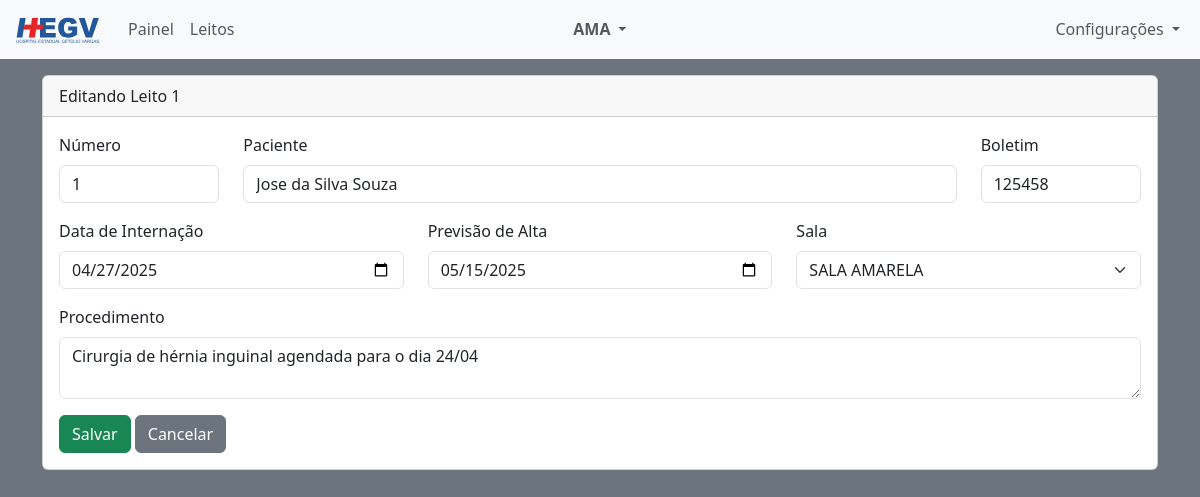
Before: /leito/AMA/1/editar/ (signed in) with the older database file.
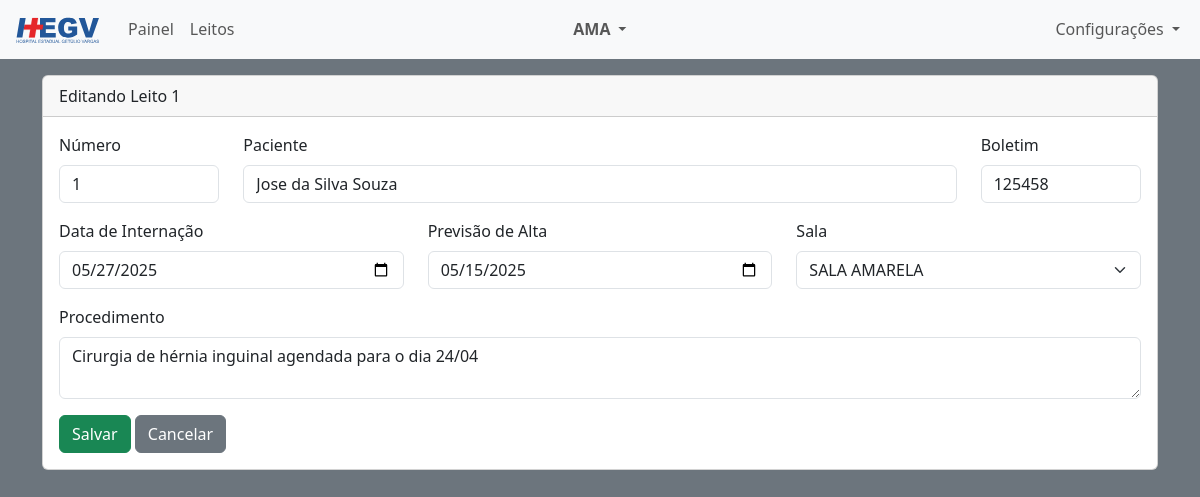
After: the same page with the newer database file.
### app_painel_hegv/models.py (models this page shows)
class Leito(models.Model):
    SALAS = [
        ('AMA', 'SALA AMARELA'),
        ('MIS', 'SALA VERDE MISTA'),
        ('CIR', 'CLINICA CIRÚRGICA'),
    ]
    numero = models.IntegerField(validators=[MaxValueValidator(999999)],unique=True)
    paciente = models.CharField(max_length=255, null=True)
    boletim = models.IntegerField(validators=[MaxValueValidator(999999)], unique=True, null=True)
    internacao = models.DateTimeField(null=True)
    alta = models.DateTimeField(null=True)
    sala = models.CharField(max_length=3, choices=SALAS)
    procedimento = models.TextField(blank=True, null=True)

### app_painel_hegv/views.py (the view)
# urls.py: path('leito/<str:sala_nome>/<int:id>/editar/', views.editar_leito_page, name='editar_leito_page'),
@login_required(login_url='/login/')
def editar_leito_page(request, id, sala_nome=None):
    leito = get_object_or_404(Leito, id=id)
    salas = Leito.SALAS
    context = {
        'salas': salas,
        'sala_nome': sala_nome,
        'leito': leito
    }
    return render(request, 'leito-edit.html', context)

### app_painel_hegv/templates/leito-edit.html (shortened to what this page needs)
{% extends 'base-leitos.html' %}
{% block content %}
{% load static %}
<div class="container">
    <div class="card mt-3">
      <div class="card-header">
        Editando Leito {{ leito.numero }}
      </div>
      <div class="card-body">
  <form method="post" action="/api/update_leito/{{sala_nome}}/{{ leito.id }}/">
    <div class="row">
      <div class="col-2 mb-3">
        <label for="numero" class="form-label">Número</label>
        <input type="text" name="numero" class="form-control" value="{{ leito.numero }}">
      </div>
      <div class="col mb-3">
        <label for="paciente" class="form-label">Paciente</label>
        <input type="text" name="paciente" class="form-control" value="{{ leito.paciente }}">
      </div>
      <div class="col-2 mb-3">
        <label for="boletim" class="form-label">Boletim</label>
        <input type="text" name="boletim" class="form-control" value="{{ leito.boletim }}">
      </div>
    </div>
    <div class="row">
      <div class="col mb-3">
        <label for="internacao" class="form-label">Data de Internação</label>
        <input type="date" name="internacao" class="form-control" value="{{ leito.internacao|date:'Y-m-d' }}">
      </div>
      <div class="col mb-3">
        <label for="alta" class="form-label">Previsão de Alta</label>
        <input type="date" name="alta" class="form-control" value="{{ leito.alta|date:'Y-m-d' }}">
      </div>
      <div class="col mb-3">
        <label for="sala" class="form-label">Sala</label>
        <select name="sala" class="form-select">
          {% for sigla, nome in leito.SALAS %}
            <option value="{{ sigla }}" {% if leito.sala == sigla %}selected{% endif %}>{{ nome }}</option>
          {% endfor %}
        </select>
      </div>
    </div>
    <div class="mb-3">
      <label for="procedimento" class="form-label">Procedimento</label>
      <textarea name="procedimento" class="form-control">{{ leito.procedimento }}</textarea>
    </div>
    <button type="submit" class="btn btn-success">Salvar</button>
    <a href="/painel/" class="btn btn-secondary">Cancelar</a>
  </form>
      </div>
    </div>
  </div>
{% endblock %}

### app_painel_hegv/templates/base-leitos.html (shortened to what this page needs)
{% load static %}
<!doctype html>
<html lang="pt-BR">
  <head>
    <link href="https://cdn.jsdelivr.net/npm/bootstrap@5.3.5/dist/css/bootstrap.min.css" rel="stylesheet">
  </head>
  <body class="bg-secondary">
    <nav class="navbar navbar-expand-lg text-bg-light" data-bs-theme="light">
      <div class="container-fluid">
        <a class="navbar-brand" href="/">
        </a>
        <div class="collapse navbar-collapse" id="navbarSupportedContent">
          <ul class="navbar-nav me-auto mb-2 mb-lg-0">
            <li class="nav-item">
              {% if sala_nome %}
              <a class="nav-link" aria-current="page" href="/painel/{{ sala_nome }}/">Painel</a>
              {% else %}
              <a class="nav-link" aria-current="page" href="{% url 'painel' %}">Painel</a>
              {% endif %}
            </li>
            <li class="nav-item">
              {% if sala_nome %}
              <a class="nav-link" aria-current="page" href="/leitos/{{ sala_nome }}/">Leitos</a>
              {% else %}
              <a class="nav-link" aria-current="page" href="{% url 'leitos' %}">Leitos</a>
              {% endif %}
            </li>
          </ul>
          <div class="position-absolute start-50 translate-middle-x z-3">
            <ul class="navbar-nav">
              <li class="nav-item dropdown">
                <a class="nav-link dropdown-toggle" href="#" role="button" data-bs-toggle="dropdown" aria-expanded="false">
                  {% if sala_nome %}
                    <strong>{{ sala_nome }}</strong>
                  {% else %}
                    <strong>Selecionar Sala</strong>
                  {% endif %}
                </a>
              </li>
            </ul>
          </div>
          <div class="d-flex">
            <ul class="navbar-nav me-auto mb-2 mb-lg-0">
              <li class="nav-item dropdown">
                <a class="nav-link dropdown-toggle" href="#" role="button" data-bs-toggle="dropdown" aria-expanded="false">
                  Configurações
                </a>
              </li>
            </ul>
          </div>
        </div>
      </div>
    </nav>
    {% block content %}
    {% endblock %}
  </body>
</html>

Changed rows visible on the page:
changed Leito "AMA": internacao "04/27/2025" → "05/27/2025"
